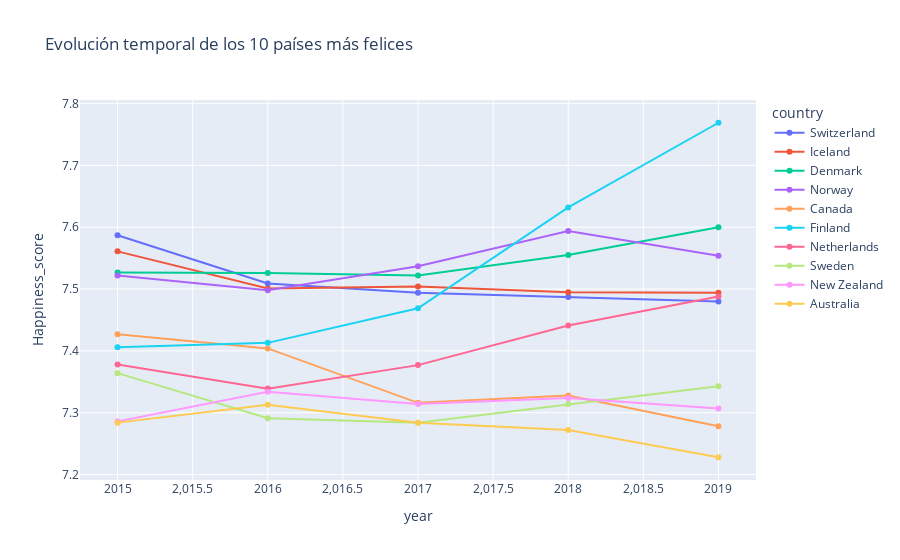

Notebook code for this chart:
### Code cell
# 3. Evolución temporal de los top 10 países
# ------------------------------------------
top_countries = df.groupby("country")["Happiness_score"].mean().nlargest(10).index
subset = df[df["country"].isin(top_countries)]

fig = px.line(
    subset,
    x="year",
    y="Happiness_score",
    color="country",
    markers=True,
    title="Evolución temporal de los 10 países más felices"
)
fig.show()

### Figure 1 — Plotly figure (JSON) as saved in the notebook; plotly's stock layout.template omitted (floating-point values rounded to 4 significant figures)
{"data": [{"hovertemplate": "country=Switzerland<br>year=%{x}<br>Happiness_score=%{y}<extra></extra>", "legendgroup": "Switzerland", "line": {"color": "#636efa", "dash": "solid"}, "marker": {"symbol": "circle"}, "mode": "lines+markers", "name": "Switzerland", "orientation": "v", "showlegend": true, "type": "scatter", "x": [2015, 2016, 2017, 2018, 2019], "xaxis": "x", "y": [7.587, 7.509, 7.494, 7.487, 7.48], "yaxis": "y"}, {"hovertemplate": "country=Iceland<br>year=%{x}<br>Happiness_score=%{y}<extra></extra>", "legendgroup": "Iceland", "line": {"color": "#EF553B", "dash": "solid"}, "marker": {"symbol": "circle"}, "mode": "lines+markers", "name": "Iceland", "orientation": "v", "showlegend": true, "type": "scatter", "x": [2015, 2016, 2017, 2018, 2019], "xaxis": "x", "y": [7.561, 7.501, 7.504, 7.495, 7.494], "yaxis": "y"}, {"hovertemplate": "country=Denmark<br>year=%{x}<br>Happiness_score=%{y}<extra></extra>", "legendgroup": "Denmark", "line": {"color": "#00cc96", "dash": "solid"}, "marker": {"symbol": "circle"}, "mode": "lines+markers", "name": "Denmark", "orientation": "v", "showlegend": true, "type": "scatter", "x": [2015, 2016, 2017, 2018, 2019], "xaxis": "x", "y": [7.527, 7.526, 7.522, 7.555, 7.6], "yaxis": "y"}, {"hovertemplate": "country=Norway<br>year=%{x}<br>Happiness_score=%{y}<extra></extra>", "legendgroup": "Norway", "line": {"color": "#ab63fa", "dash": "solid"}, "marker": {"symbol": "circle"}, "mode": "lines+markers", "name": "Norway", "orientation": "v", "showlegend": true, "type": "scatter", "x": [2015, 2016, 2017, 2018, 2019], "xaxis": "x", "y": [7.522, 7.498, 7.537, 7.594, 7.554], "yaxis": "y"}, {"hovertemplate": "country=Canada<br>year=%{x}<br>Happiness_score=%{y}<extra></extra>", "legendgroup": "Canada", "line": {"color": "#FFA15A", "dash": "solid"}, "marker": {"symbol": "circle"}, "mode": "lines+markers", "name": "Canada", "orientation": "v", "showlegend": true, "type": "scatter", "x": [2015, 2016, 2017, 2018, 2019], "xaxis": "x", "y": [7.427, 7.404, 7.316, 7.328, 7.278], "yaxis": "y"}, {"hovertemplate": "country=Finland<br>year=%{x}<br>Happiness_score=%{y}<extra></extra>", "legendgroup": "Finland", "line": {"color": "#19d3f3", "dash": "solid"}, "marker": {"symbol": "circle"}, "mode": "lines+markers", "name": "Finland", "orientation": "v", "showlegend": true, "type": "scatter", "x": [2015, 2016, 2017, 2018, 2019], "xaxis": "x", "y": [7.406, 7.413, 7.469, 7.632, 7.769], "yaxis": "y"}, {"hovertemplate": "country=Netherlands<br>year=%{x}<br>Happiness_score=%{y}<extra></extra>", "legendgroup": "Netherlands", "line": {"color": "#FF6692", "dash": "solid"}, "marker": {"symbol": "circle"}, "mode": "lines+markers", "name": "Netherlands", "orientation": "v", "showlegend": true, "type": "scatter", "x": [2015, 2016, 2017, 2018, 2019], "xaxis": "x", "y": [7.378, 7.339, 7.377, 7.441, 7.488], "yaxis": "y"}, {"hovertemplate": "country=Sweden<br>year=%{x}<br>Happiness_score=%{y}<extra></extra>", "legendgroup": "Sweden", "line": {"color": "#B6E880", "dash": "solid"}, "marker": {"symbol": "circle"}, "mode": "lines+markers", "name": "Sweden", "orientation": "v", "showlegend": true, "type": "scatter", "x": [2015, 2016, 2017, 2018, 2019], "xaxis": "x", "y": [7.364, 7.291, 7.284, 7.314, 7.343], "yaxis": "y"}, {"hovertemplate": "country=New Zealand<br>year=%{x}<br>Happiness_score=%{y}<extra></extra>", "legendgroup": "New Zealand", "line": {"color": "#FF97FF", "dash": "solid"}, "marker": {"symbol": "circle"}, "mode": "lines+markers", "name": "New Zealand", "orientation": "v", "showlegend": true, "type": "scatter", "x": [2015, 2016, 2017, 2018, 2019], "xaxis": "x", "y": [7.286, 7.334, 7.314, 7.324, 7.307], "yaxis": "y"}, {"hovertemplate": "country=Australia<br>year=%{x}<br>Happiness_score=%{y}<extra></extra>", "legendgroup": "Australia", "line": {"color": "#FECB52", "dash": "solid"}, "marker": {"symbol": "circle"}, "mode": "lines+markers", "name": "Australia", "orientation": "v", "showlegend": true, "type": "scatter", "x": [2015, 2016, 2017, 2018, 2019], "xaxis": "x", "y": [7.284, 7.313, 7.284, 7.272, 7.228], "yaxis": "y"}], "layout": {"legend": {"title": {"text": "country"}, "tracegroupgap": 0}, "title": {"text": "Evolución temporal de los 10 países más felices"}, "xaxis": {"anchor": "y", "domain": [0, 1], "title": {"text": "year"}}, "yaxis": {"anchor": "x", "domain": [0, 1], "title": {"text": "Happiness_score"}}}}
